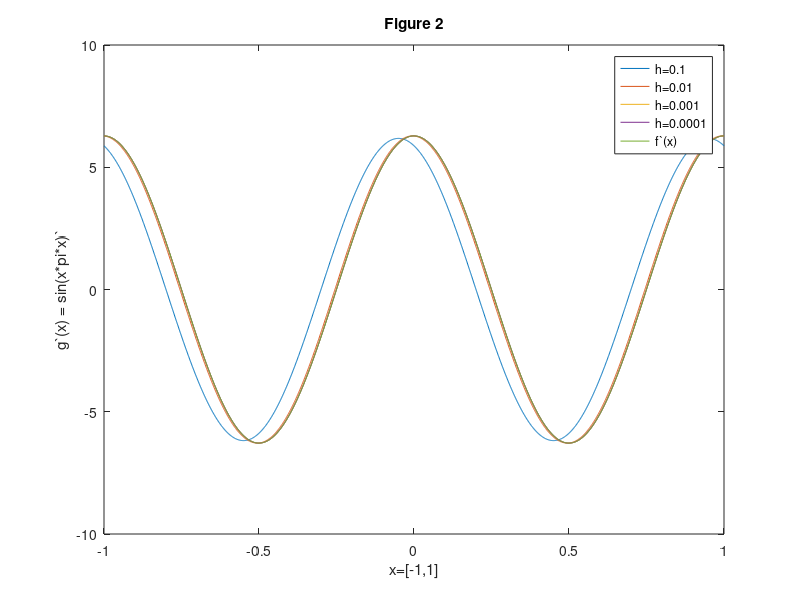

Recreate this plot in MATLAB.
x = -1:0.001:1;
y1 = (sin(2 * pi * (x + 0.1)) - sin(2 * pi * x)) / 0.1;
y2 = (sin(2 * pi * (x + 0.01)) - sin(2 * pi * x)) / 0.01;
y3 = (sin(2 * pi * (x + 0.001)) - sin(2 * pi * x)) / 0.001;
y4 = (sin(2 * pi * (x + 0.0001)) - sin(2 * pi * x)) / 0.0001;
y5 = 2 * pi * cos(2 * pi * x);
plot(x, y1, x, y2, x, y3, x, y4, x, y5);
title('Figure 2');
xlabel('x=[-1,1]');
ylabel('g`(x) = sin(x*pi*x)`')
legend('h=0.1','h=0.01','h=0.001','h=0.0001', 'f`(x)');